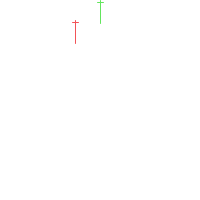
Frame 1 (no input)
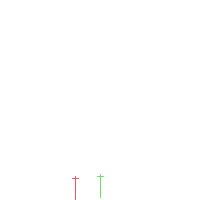
Frame 60 (the mouse pressed at the canvas centre just before this capture)
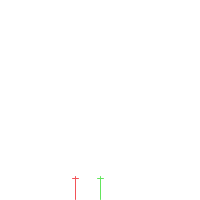
Frame 120 (the mouse held since frame 60 and released just before this capture)

The Processing sketch that drew these frames (run headless with seeded random() and noise(); from frame 60 on, the mouse is pressed at the canvas centre):

// Processing sketch: processing_139603
// ── processing_139603.pde

//This program creates a pogostick-like object that moves side-to-side and jumps using the WASD control layout. //In the constructor one can set the gravity to each pogo stick object to simulate how it might fall on a //different planet or just under different gravitational conditions.
Pogo jumpy;
Pogo mama;

void setup() {
  size(200, 200);
  jumpy = new Pogo(100, 0, 0, 0.7, 99, 229, 93);
  mama = new Pogo(75, 20, 0, 1.5, 242, 83, 88);
}

void draw() {
  background(255);
  jumpy.fall();
  jumpy.SideToSide();
  jumpy.display();
  mama.fall();
  mama.SideToSide();
  mama.display();
}

void keyPressed() {
  if (key == 'r' || key == 'R') {
    jumpy.reset();
    mama.reset();
  }
  if (key == 'w' || key == 'W') {
    jumpy.jump();
    mama.jump();
  }
}
class Pogo {
  float x, y, speed, gravity, colorR, colorG, colorB, originalX, originalY, originalS;
  Pogo(float tempx, float tempy, float tempspeed, float tempgravity, float tempcolorR, float tempcolorG, float tempcolorB) {
    originalX = tempx;
    originalY = tempy;
    originalS = tempspeed;

    x = tempx;
    y = tempy;
    speed = tempspeed;
    gravity = tempgravity;
    colorR = tempcolorR;
    colorG = tempcolorG;
    colorB = tempcolorB;
  }

  void fall() {
    y = y + speed;
    x = x;
    speed = speed + gravity;
    if (y > height-23) { // Multiplying by -0.95 instead of -1 slows the square down each time it bounces (by decreasing speed).  
      speed = speed * -.5; // This is known as a "dampening" effect and is a more realistic simulation of the real world (without it, a ball would bounce forever).
    }
  }
  void display() {
    stroke(colorR, colorG, colorB);
    line(x-3, y+2, x+3, y+2);
    line(x, y, x, y+23);
  }
  void SideToSide() {
    if (keyPressed) {
      if (key == 'd' || key == 'D') {
        x = x + 5;
      }
    }
    if (keyPressed) {  
      if (key == 'a' || key == 'A') {
        x = x - 5;
      }
    }
  }
  void jump() {
    speed = -9;
  }
  void reset() {
    background(255);
    x = originalX;
    y = originalY;
    speed = originalS;
  }
}
